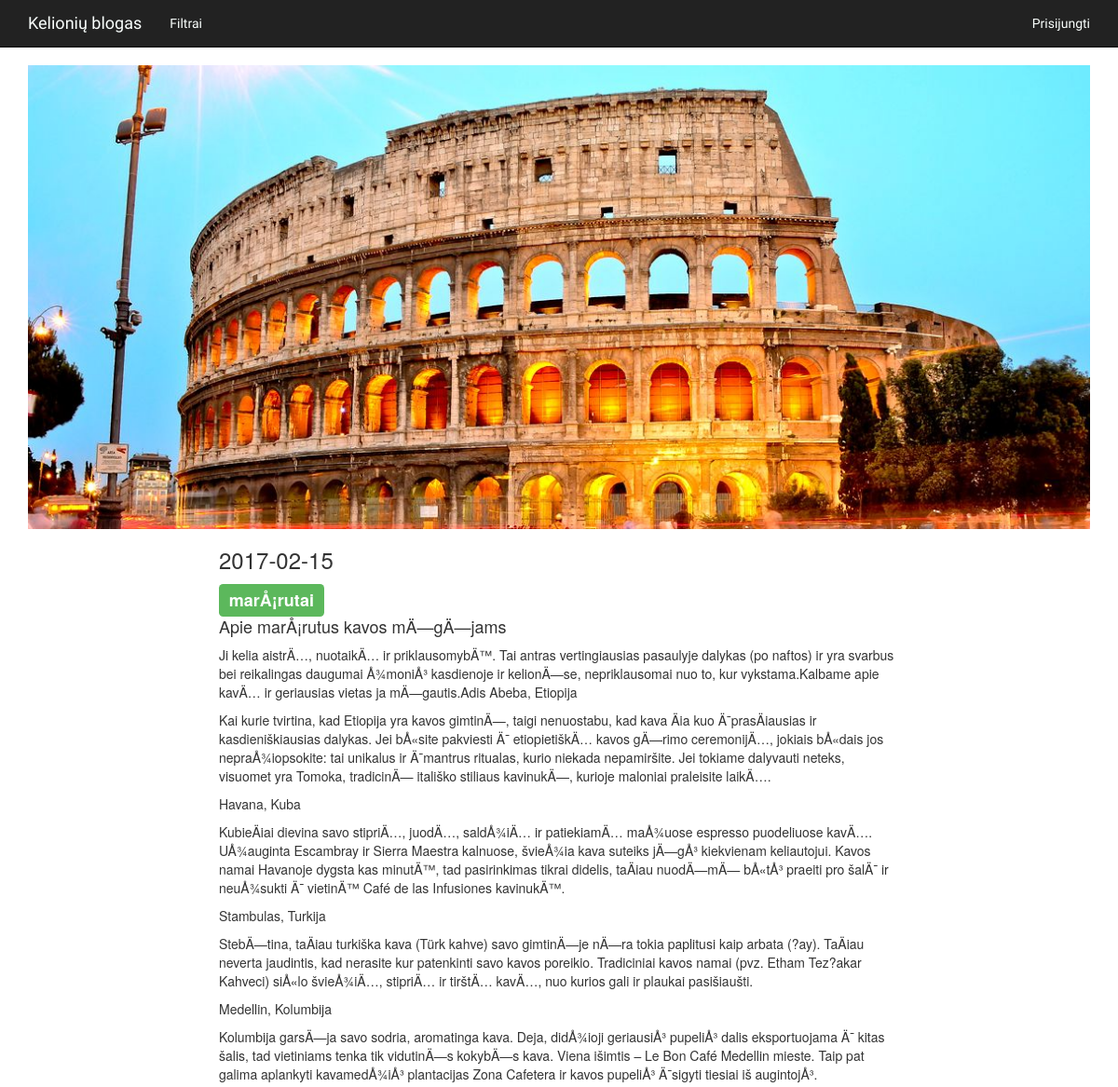
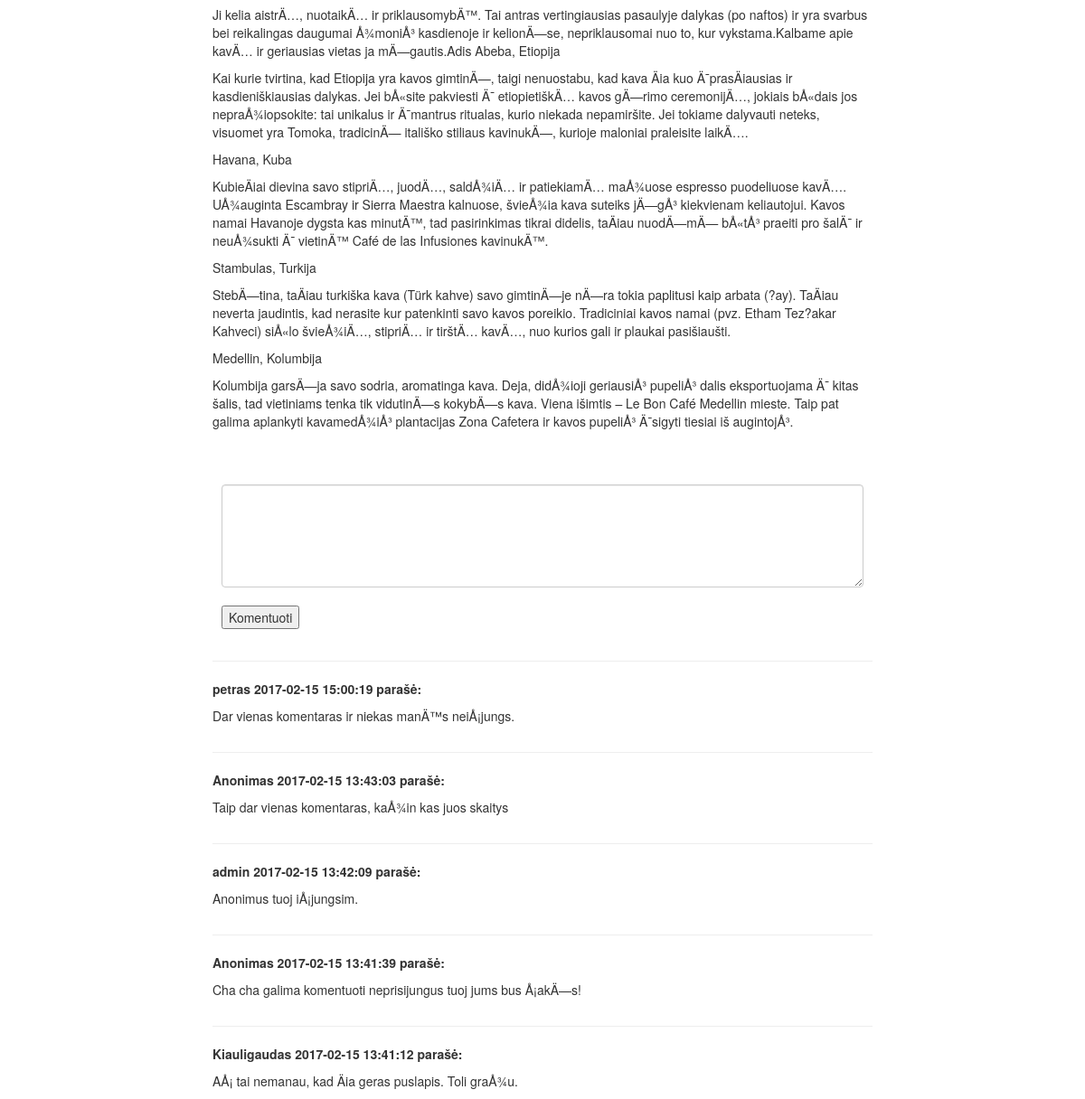
/single-entry.php?id=32, run on the app's committed database (2 pictures, top to bottom).
### tables this page shows
CREATE TABLE `entries` (
  `id` int(11) NOT NULL,
  `user_id` varchar(100) NOT NULL,
  `title` varchar(2000) NOT NULL,
  `entry` text NOT NULL,
  `category_id` int(11) NOT NULL,
  `timestamp` datetime NOT NULL DEFAULT CURRENT_TIMESTAMP,
  `status` varchar(11) NOT NULL DEFAULT 'a',
  `picture` varchar(255) NOT NULL DEFAULT 'http://lorempixel.com/950/600/'
);

CREATE TABLE `category` (
  `id` int(11) NOT NULL,
  `category_name` varchar(255) NOT NULL,
  `status` varchar(10) NOT NULL DEFAULT 'a'
);

CREATE TABLE `comments` (
  `id` int(11) NOT NULL,
  `user_id` int(11) NOT NULL,
  `entry_id` int(11) NOT NULL,
  `comment` varchar(255) NOT NULL,
  `timestamp` datetime NOT NULL DEFAULT CURRENT_TIMESTAMP,
  `status` varchar(11) NOT NULL DEFAULT 'a'
);

CREATE TABLE `users` (
  `id` int(11) NOT NULL,
  `username` varchar(255) NOT NULL,
  `email` varchar(255) NOT NULL,
  `password` varchar(255) NOT NULL,
  `user_level` int(11) NOT NULL DEFAULT '3',
  `type` varchar(11) NOT NULL DEFAULT 'a',
  `timestamp` datetime NOT NULL DEFAULT CURRENT_TIMESTAMP
);

### single-entry.php (the view, shortened to what this page needs)
<?php
include('functions.php');
include('navbar.php');
include('head.php');
$entry_id = $_GET['id'];
$query = mysqli_query($db_connect, "SELECT * FROM entries WHERE id = '{$entry_id}'");
while($list = mysqli_fetch_array($query)){
    $entry = $list['entry'];
    $title = $list['title'];
    $time = $list['timestamp'];
    $cat_id = $list['category_id'];
  }
  $cat_query = mysqli_query($db_connect, "SELECT * FROM category WHERE id = '{$cat_id}'");
  while($run_cat = mysqli_fetch_array($cat_query)){
    $category_name = $run_cat['category_name'];
  }
?>
<div class="container ">
  <div class="row">
      <div class="col-lg-12 ">
          <a href="#">
              <img class="img-responsive" src="images/rome-und-col.jpg" alt="">
          </a>
        <div class="col-md-8 col-md-offset-2">
          <h3><?= substr($time, 0, -8);?></h3>
          <h3><span class="label label-success"><?=$category_name?></span></h3>
          <h4><?=$title?></h4>
          <p><?=$entry?></p>
        </div>
      </div>
    </div>
    <div class="col-lg-12">
      <br>
      <div class="col-md-8 col-md-offset-2" id="submit_comment">
        <div class="form-group">
             <form action="comment-db.php" method="POST">
                <textarea class="form-control" rows="5" id="comment" name="comment"></textarea>
                <br>
                <input type="submit" value="Komentuoti">
            </form>
      </div>
    </div>
    </div>
        <?php
        $query = mysqli_query($db_connect, "SELECT * FROM comments WHERE entry_id = '{$entry_id}' ORDER BY timestamp DESC");
        while($list = mysqli_fetch_array($query)){
            $comment = $list['comment'];
            $time = $list['timestamp'];
            $user_id = $list['user_id'];
            $status = $list['status'];
            if($user_id != 0){
              $user_query = mysqli_query($db_connect, "SELECT * FROM users WHERE id = '{$user_id}'");
              while($run_user = mysqli_fetch_array($user_query)){
                $username = $run_user['username'];
              }}else {
                $username = 'Anonimas';
              }
              if($status != 'd'){
            ?>
          <div class="col-md-8 col-md-offset-2"  >
            <hr>
            <p><strong><?=$username?></strong> <span><strong><?=$time?></strong></span><span> <strong>parašė:</strong></span>
            <br>
            <p><?=$comment?></p>
          </div>
             <?php } ?>
            <?php
          }
        ?>
</div>

### data on the page
entries: timestamp "2017-02-15", title "Apie marÅ¡rutus kavos mÄ—gÄ—jams", entry "Ji kelia aistrÄ…, nuotaikÄ… ir priklausomybÄ™. Tai antras vertingiausias pasaulyje dalykas (po naftos) ir yra svarbus bei reikalingas daugumai Å¾moniÅ³ kasdienoje ir kelionÄ—se, nepriklausomai nuo to, kur vykstama.Kalbame apie kavÄ… ir geriausias vietas ja mÄ—gautis.Adis Abeba, Etiopija Kai kurie tvirtina, kad Etiopija yra kavos gimtinÄ—, taigi nenuostabu, kad kava Äia kuo Ä¯prasÄiausias ir kasdieniškiausias dalykas. Jei bÅ«site pakviesti Ä¯ etiopietiškÄ… kavos gÄ—rimo ceremonijÄ…, jokiais bÅ«dais jos nepraÅ¾iopsokite: tai unikalus ir Ä¯mantrus ritualas, kurio niekada nepamiršite. Jei tokiame dalyvauti neteks, visuomet yra Tomoka, tradicinÄ— itališko stiliaus kavinukÄ—, kurioje maloniai…"
category: category_name "marÅ¡rutai"
comments: user.username "petras", timestamp "2017-02-15 15:00:19", comment "Dar vienas komentaras ir niekas manÄ™s neiÅ¡jungs."
comments: user "Anonimas", timestamp "2017-02-15 13:43:03", comment "Taip dar vienas komentaras, kaÅ¾in kas juos skaitys"
comments: user.username "admin", timestamp "2017-02-15 13:42:09", comment "Anonimus tuoj iÅ¡jungsim."
comments: user "Anonimas", timestamp "2017-02-15 13:41:39", comment "Cha cha galima komentuoti neprisijungus tuoj jums bus Å¡akÄ—s!"
comments: user.username "Kiauligaudas", timestamp "2017-02-15 13:41:12", comment "AÅ¡ tai nemanau, kad Äia geras puslapis. Toli graÅ¾u."
